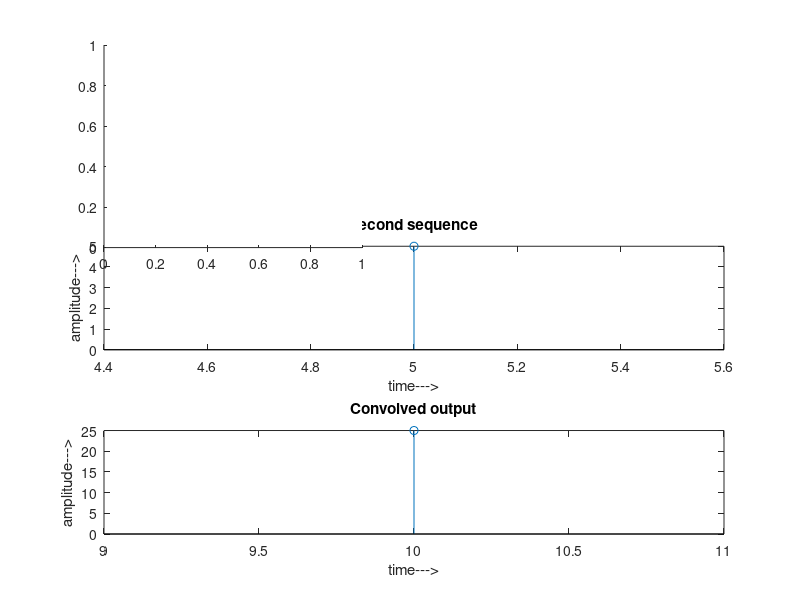

Reproduce this figure in MATLAB. (Note: this script raises an error after producing the figure.)
clc;
clear all;
close all; 
x1=input('Enter the first sequence x1(n) = ');
t1=input('Enter the starting time of first sequence t1 = ');
x2=input('Enter the second sequence x2(n) = ');
t2=input('Enter the starting time of second sequence t2 = ');
 
l1=length(x1);
a=t1+l1-1;
n1=t1:a;
subplot(311);
stem(n1,x1);
xlabel('time--->');
ylabel('amplitude--->');
title('First sequence');
 
 
l2=length(x2);
b=t2+l2-1;
n2=t2:b;
subplot(312);
stem(n2,x2);
xlabel('time--->');
ylabel('amplitude--->');
title('Second sequence');
 


y=conv(x1,x2);
t=t1+t2;
c=a+b;
n=t:c;
subplot(313);
stem(n,y);
 
xlabel('time--->');
ylabel('amplitude--->');
title('Convolved output');

%%Method 2

n1=0:1:3;
%x=[1 2 3 4];
%n1=length(x);
x=input('enter the first sequence');
subplot(2,2,1),stem(n1,x); grid on;
n2=0:1:3;
%y=[2 1 2 1];
%n2=length(y);
y=input('enter the second sequence');
subplot(2,2,2),stem(n2,y);grid on;
z=conv(x,y);
 n=length(z);
t=0:1:n-1;
%n=length(x)+length(y)-1;
subplot(2,2,3), stem(t,z);grid on;
disp('the convolution of x and y is= ')
disp(z);
%% Convolution of Continuous time Signals
clc;
close all;
clear all;
 
t=0:0.1:3;
x1=t/3.*(t>=0&t<=3);
t1=-1:0.1:1;
x2=(1.*(t1>=-1&t1<=1));
x3=conv(x1,x2);
subplot(3,1,1);
stem(t,x1);
xlabel('t');
ylabel('x1');
title('first signal');
subplot(3,1,2);
stem(t1,x2);
xlabel('t');
ylabel('x2');
title('second signal');
n3=length(x3);
subplot(3,1,3);
 
stem(x3)
xlabel('t1');
ylabel('x3');
title('convolved signal');

